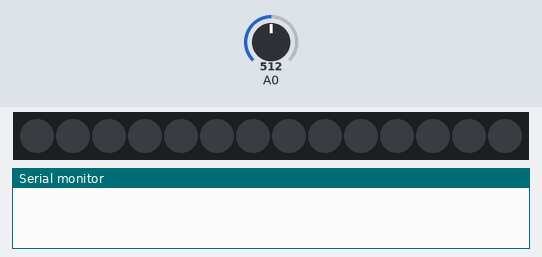
Bench run of a sketch on a simulated Arduino Uno, built with avr-gcc and run on an emulated ATmega328P. On the bench: 14 RGB LEDs in strip order, left to right, the last lines printed to the serial monitor. Inputs (shaded band) come from the test bench; at power-on: A0 = 512. Dim RGB values are drawn brighter than linear.

Above: at 1.2 s.
1.3 s: A0 set to 716
At 2.8 s:
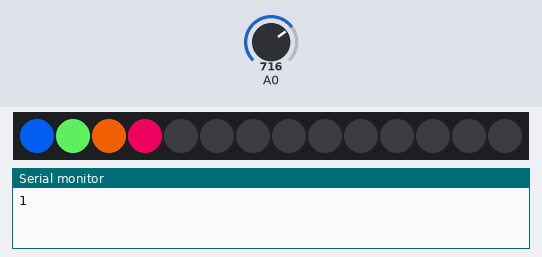
At 4.2 s:
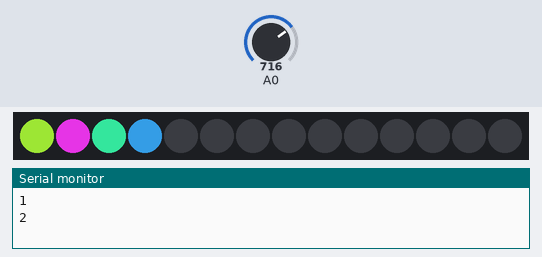
4.3 s: A0 set to 900
7.3 s: A0 set to 0
At 8.6 s:
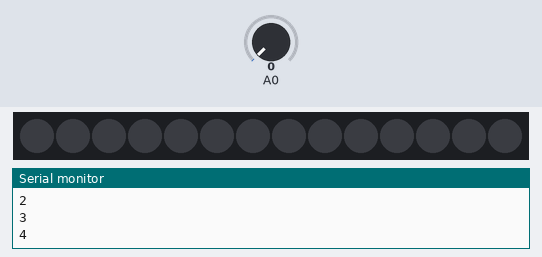
Timing chart, 0 to 10.3 s (numbered marks = the images above; inputs shaded):
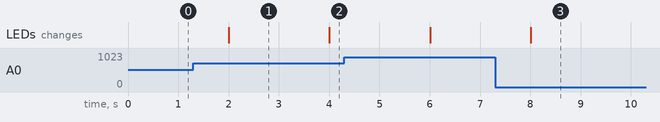

The sketch:

esp8266_task1-9.ino
```cpp
#include<Adafruit_NeoPixel.h>
#define PIN    12
#define NUMPIXELS      14
Adafruit_NeoPixel pixels=
Adafruit_NeoPixel(NUMPIXELS,PIN,NEO_GRB+NEO_KHZ800);
int color_index=0;
uint8_t count = 0;

//the delay
unsigned long previousMillis = 0;

void setup() {
  // put your setup code here, to run once:
Serial.begin(115200);
pixels.begin();
}

void set4led(uint8_t r_value,uint8_t g_value,uint8_t b_value,uint8_t bright_value)
{
  pixels.setBrightness(bright_value);
  for(int i =0;i<NUMPIXELS;i++)
  {
    pixels.setPixelColor(i,r_value,g_value,b_value);
    }
    pixels.show();
  }

void set4led_new(uint8_t r_value,uint8_t g_value,uint8_t b_value)
{
  pixels.setPixelColor(0,r_value,g_value,b_value);
  pixels.setPixelColor(1,g_value,b_value,g_value);
  pixels.setPixelColor(2,b_value,g_value,r_value);
  pixels.setPixelColor(3,b_value,r_value,g_value);
  pixels.show();

  }


void loop() {
  // put your main code here, to run repeatedly:
  unsigned long currentMillis = millis();

int input;
input=analogRead(A0);
pixels.setBrightness(input);
if (currentMillis - previousMillis >2000){
  count++;
Serial.println(count);
  //count = count %4;
  switch(count%4)
  {
      case(0):
  set4led_new(100,255,0);
  break;
      case(1):
  set4led_new(0,100,255);
  break;
      case(2):
  set4led_new(150,220,50);
  break;
      case(3):
  set4led_new(50,100,150);
  break;
  }

  previousMillis = millis();

  }

}
```

Measured:
- after the input at 1.3 s, the LEDs: change after 0.70 s (image 1)
- after the input at 7.3 s, the LEDs: change after 0.71 s (image 3)
- what the display in image 1 shows lasts 2.0 s, from 2.0 s to 4.0 s
